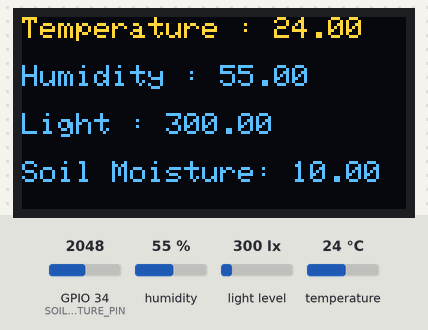
The sketch below on a simulated ESP32. Parts: 128×64 one-colour display. Inputs (shaded band) come from the test bench; at power-on: humidity 55 %, light level 300 lx, GPIO 34 (SOIL_MOISTURE_PIN) = 2048, temperature 24 °C. The OLED is the two-colour kind (top 16 rows yellow); WiFi joins after 1.5 s; servers stay silent unless stated; uploads are accepted with an empty reply; what the sketch prints to the serial monitor is not drawn.

Above: at 3.2 s.
3.3 s: humidity set to 22 %
At 12.2 s:
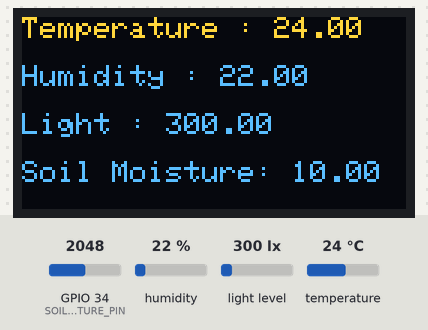
12.8 s: light level set to 40 lx
At 21.0 s:
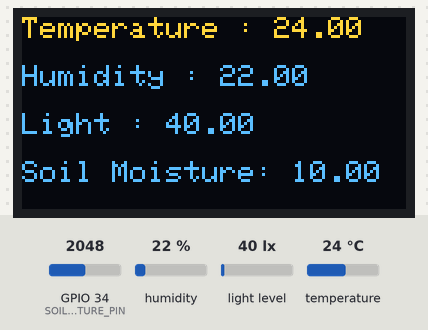
22.0 s: GPIO 34 (SOIL_MOISTURE_PIN) set to 2866
At 31.0 s:
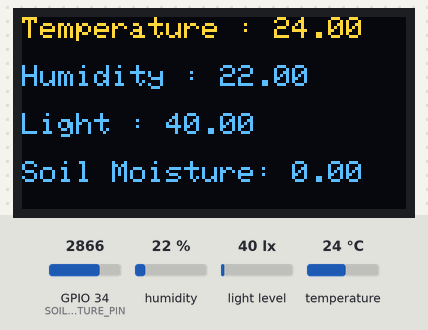
31.3 s: temperature set to 12 °C
At 39.9 s:
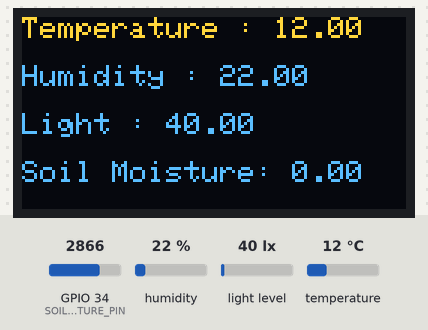
40.5 s: light level set to 500 lx
At 48.7 s:
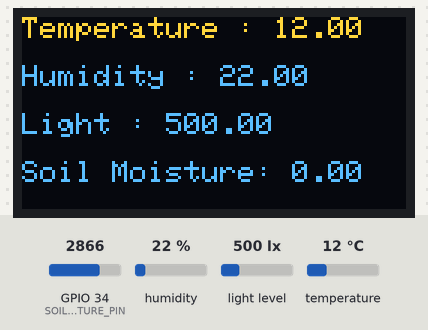
49.8 s: GPIO 34 (SOIL_MOISTURE_PIN) set to 1228
At 58.7 s:
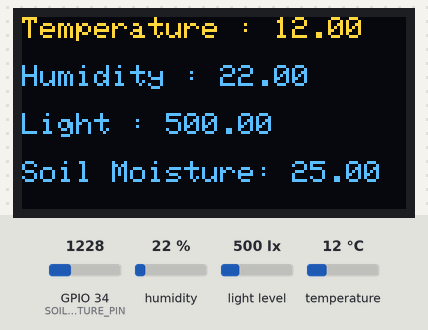
Timing chart, 0 to 60.0 s (numbered marks = the images above; inputs shaded):
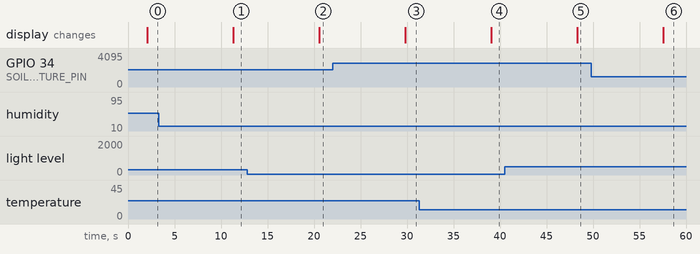

The sketch:

g-assistant.ino
```cpp
#include <iostream>
#include <string>
using namespace std;


#include <WiFi.h>
#include <HTTPClient.h>
#include <ArduinoJson.h>


// wifi connection variables
//const char* ssid = "black_sky";
//const char* password =  "blackmirror";
const char* ssid = "Alpondith";
const char* password =  "12345678";
unsigned long previousMillis = 0;
unsigned long interval = 30000; // wifi connection checking interval

String url = "https://gassistant.hbbma.com/api/data";


// Temperature & Humidity
#include "DHT.h"
#define DHT_PIN 4
#define DHTTYPE DHT22
DHT dht(DHT_PIN, DHTTYPE);


// Light Sensor
// connect SDA to 21 and SCL 22
#include <BH1750.h>
#include <Wire.h>
BH1750 lightMeter(0x23);


// Soil Moisture Pin
#define SOIL_MOISTURE_PIN 34


// Display
// connect SDA to 21 and SCL 22
#include <SPI.h>
#include <Adafruit_GFX.h>
#include <Adafruit_SSD1306.h>
#define WIRE Wire

Adafruit_SSD1306 display = Adafruit_SSD1306(128, 64, &Wire);


// ***************************************************************//
// ****************One Time Setup Function************************//
// ***************************************************************//
void setup() {
//  Serial.begin(115200);
  Serial.begin(115200);

  dht.begin();

  // light sensor
  Wire.begin();
  lightMeter.begin();

  // display
  display.begin(SSD1306_SWITCHCAPVCC, 0x3C);
  display.setTextSize(1);

  initWiFi();
  Serial.println("Setup done");

}


// ***************************************************************//
// ****************Continuous Loop Function***********************//
// ***************************************************************//
void loop() {

  Serial.println();
  Serial.println("*************************************************");

  double temperature = getTemperature();
  double humidity = getHumidity();
  double light = getLight();
  double soilMoisture = getSoilMoisture();

  Serial.println("*************************************************");
  Serial.println();

  displayData(temperature ,humidity , light , soilMoisture);

  checkWifiConnection();
  sendDataToServer( temperature , humidity , light , soilMoisture , 0.0 );

  delay(9000);

}


// ***************************************************************//
// ****************Display Data on LCD****************************//
// ***************************************************************//
void displayData( double temperature ,double humidity, double light , double soilMoisture ){

  display.setTextSize(1);
  display.setTextColor(SSD1306_WHITE);
  display.setCursor(0,0);

  display.clearDisplay();


  display.println("Temperature : " + String(temperature));
  display.println("");
  display.println("Humidity : " + String(humidity) );
  display.println("");
  display.println("Light : " + String(light));
  display.println("");
  display.println("Soil Moisture: " + String(soilMoisture));

  yield();
  display.display();

}


// ***************************************************************//
// ****************Send Data to Server****************************//
// ***************************************************************//
void sendDataToServer(double t ,double h ,double l ,double m ,double p ){

  Serial.println("--------------------------------------------------------");

  HTTPClient http;

  http.begin(url);
  http.addHeader("Content-Type", "application/json");
  http.addHeader("Accept", "application/json");

  StaticJsonDocument<256> doc;

  doc["device_key"] = "PY5WGkoHwu4azEYOKmL51S3g6WEUKKKPAw6JCs3V";
  doc["T"] = t;
  doc["H"] = h;
  doc["L"] = l;
  doc["M"] = m;
  doc["P"] = p;

  char output[256];
  serializeJson(doc, output);
  Serial.println(output);

  int httpResponseCode = http.POST(output);

  Serial.print(" HTTP Response code : ");
  Serial.println(httpResponseCode);

  Serial.println(http.getString());

  http.end();

  Serial.println("--------------------------------------------------------");
}


// ***************************************************************//
// ************************Temperature****************************//
// ***************************************************************//
double getTemperature(){

  float temperature = dht.readTemperature();

  if ( isnan(temperature) ) {
    Serial.println("Temperature sensor Error");
    return -100000;
  }

  Serial.println("Temperature:" + String(temperature) + "'C");

  return temperature;
}


// ***************************************************************//
// ***************************Humidity****************************//
// ***************************************************************//
double getHumidity(){

  double humidity = dht.readHumidity();

  if ( isnan(humidity) ) {
    Serial.println("Humidity sensor Error");
    return -100000;
  }

  Serial.println("Humidity:" + String(humidity) + "%");

  return humidity;
}


// ***************************************************************//
// ******************************Light****************************//
// ***************************************************************//
double getLight(){

  double lux = lightMeter.readLightLevel();

  if ( isnan(lux) ) {
    Serial.println("Light Sensor Error");
    return -100000;
  }

  Serial.println("Light:" + String(lux) + " lux");

  return lux ;
}


// ***************************************************************//
// *************************Soil Moisture*************************//
// ***************************************************************//
double getSoilMoisture(){

  double soilMoisture = analogRead(SOIL_MOISTURE_PIN);
  Serial.println("Soil Moisture Raw value:" + String(soilMoisture));
  soilMoisture = map(soilMoisture,2600,1000,0,30);

  if(soilMoisture > 100){
    soilMoisture = 100;
  }
  if(soilMoisture < 0){
    soilMoisture = 0;
  }

  if ( isnan(soilMoisture) ) {
    Serial.println("Soil moisture sensor Error");
    return -100000;
  }

  Serial.println("Soil Moisture:" + String(soilMoisture) + " %");

  return soilMoisture;
}


// ***************************************************************//
// *************************Wifi Setup****************************//
// ***************************************************************//
void initWiFi() {
  WiFi.mode(WIFI_STA);
  WiFi.begin(ssid, password);
  Serial.print("Connecting to WiFi ..");
  while (WiFi.status() != WL_CONNECTED) {
    Serial.print('.');
    delay(1000);
  }
  Serial.println("");
  Serial.println("Congratulations! Connected to WiFi.");
  Serial.print("IP : ");
  Serial.println(WiFi.localIP());
}


// ***************************************************************//
// *******************Wifi Connection Check***********************//
// ***************************************************************//
void checkWifiConnection(){
  unsigned long currentMillis = millis();
  if ((WiFi.status() != WL_CONNECTED) && (currentMillis - previousMillis >=interval)) {
    Serial.print(millis());
    Serial.println(" : Reconnecting to WiFi...");
    WiFi.disconnect();
    WiFi.reconnect();
    previousMillis = currentMillis;
  }
}
```

Measured:
- after the input at 3.3 s, the display: changes after 8.0 s (image 1)
- after the input at 12.8 s, the display: changes after 7.8 s (image 2)
- after the input at 22.0 s, the display: changes after 7.8 s (image 3)
- after the input at 31.3 s, the display: changes after 7.8 s (image 4)
- after the input at 40.5 s, the display: changes after 7.8 s (image 5)
- after the input at 49.8 s, the display: changes after 7.8 s (image 6)
